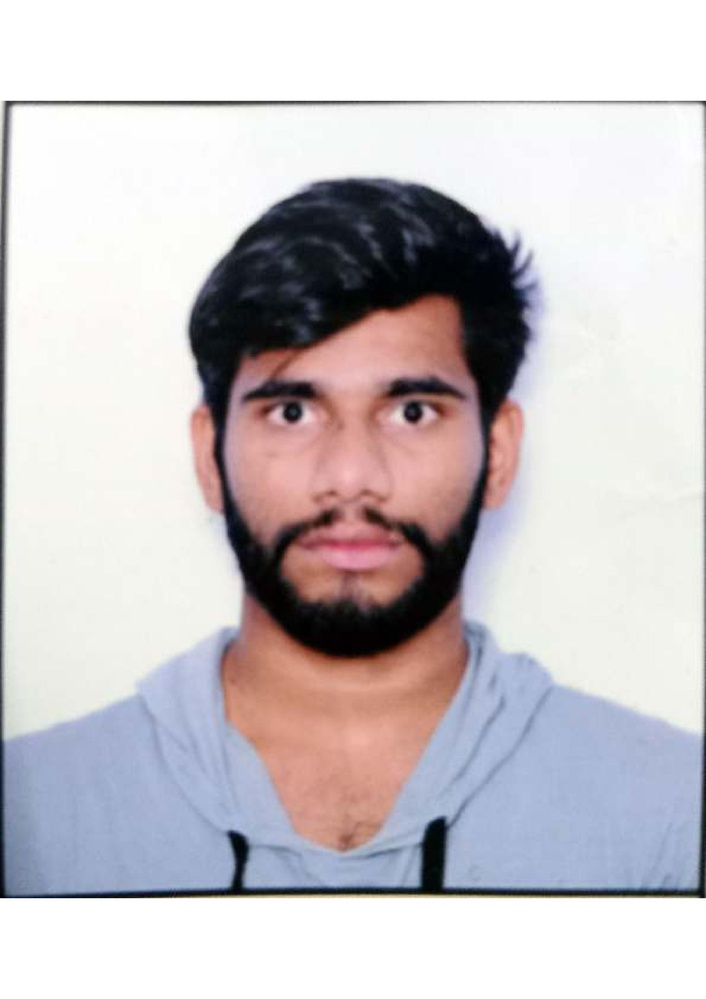
#> input picture opencv detection/Face_Anonymizer/freecompress-Photo.jpg, 706 x 999 px, shrunk from 2480 x 3509 before the run, given in place of the camera
$ python main.py
#> lines starting #> are read from the running program, lines starting #| are printed output that depends on the picture; after the words box and inside, x2 and y2 are one past the last pixel; in counts of white or black regions, pixels touching at a corner belong together
# Current frame - bedsheet + first frame = Invisible cloak
import cv2
import numpy as np

def empty(x):
    pass

cap = cv2.VideoCapture(0)
bars = cv2.namedWindow("bars")

cv2.createTrackbar("U_hue","bars",110,180,empty)
cv2.createTrackbar("U_sat","bars",255,255,empty)
cv2.createTrackbar("U_val","bars",255,255,empty)
cv2.createTrackbar("L_hue","bars",68,180,empty)
cv2.createTrackbar("L_sat","bars",55,255,empty)
cv2.createTrackbar("L_val","bars",54,255,empty)

# Capturing the initial frame for creation of background
while True:
    cv2.waitKey(1000)
    ret,int_frame = cap.read()
#> int_frame is the input picture: shape (999, 706, 3); mean B, G, R 198.5, 195.4, 200.9
    if(ret):
        break

# Start capturing the frames for actual magic!
while True:
    ret,frame =cap.read()
    inspect = cv2.cvtColor(frame,cv2.COLOR_BGR2HSV)
#> inspect: shape (999, 706, 3); mean H, S, V 50.6, 35, 209.6

    #  getting the HSV values for masking the cloak
    u_hue = cv2.getTrackbarPos("U_hue","bars")
    u_sat = cv2.getTrackbarPos("U_sat","bars")
    u_val = cv2.getTrackbarPos("U_val","bars")
    l_hue = cv2.getTrackbarPos("L_hue","bars")
    l_sat = cv2.getTrackbarPos("L_sat","bars")
    l_val = cv2.getTrackbarPos("L_val","bars")

    kernal = np.ones((3,3),np.uint8)
    upper_hsv = np.array([u_hue,u_sat,u_val])
    lower_hsv = np.array([l_hue,l_sat,l_val])

    mask = cv2.inRange(inspect,lower_hsv,upper_hsv)
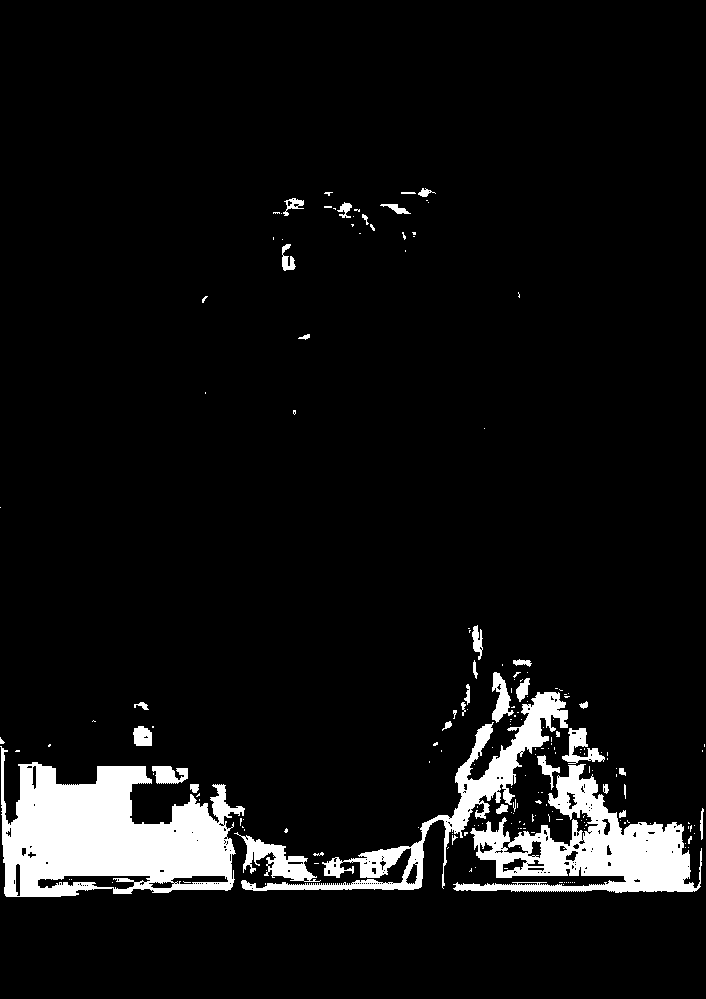
#> mask: shape (999, 706); 7% white; 193 white regions (154 under 20 px), largest, box (x1, y1, x2, y2) and area: (0, 746, 245, 897) 21882, (453, 764, 702, 893) 12891, (241, 692, 568, 891) 8235
    mask = cv2.medianBlur(mask,3)
#> mask: shape (999, 706); 7% white; 85 white regions (46 under 20 px), largest, box (x1, y1, x2, y2) and area: (0, 747, 245, 897) 21956, (454, 764, 701, 893) 12976, (241, 692, 568, 891) 8002
    mask_inv = 255-mask
    mask = cv2.dilate(mask,kernal,5)
#> mask: shape (999, 706); 8.4% white; 52 white regions (5 under 20 px), largest, box (x1, y1, x2, y2) and area: (240, 671, 703, 894) 29956, (0, 746, 246, 898) 24103, (151, 765, 189, 785) 626

    # mixing of frames in a combination to acheive the required frame
    b = frame[:,:,0]
    g = frame[:,:,1]
    r = frame[:,:,2]
    b = cv2.bitwise_and(mask_inv,b)
    g = cv2.bitwise_and(mask_inv,g)
    r = cv2.bitwise_and(mask_inv,r)
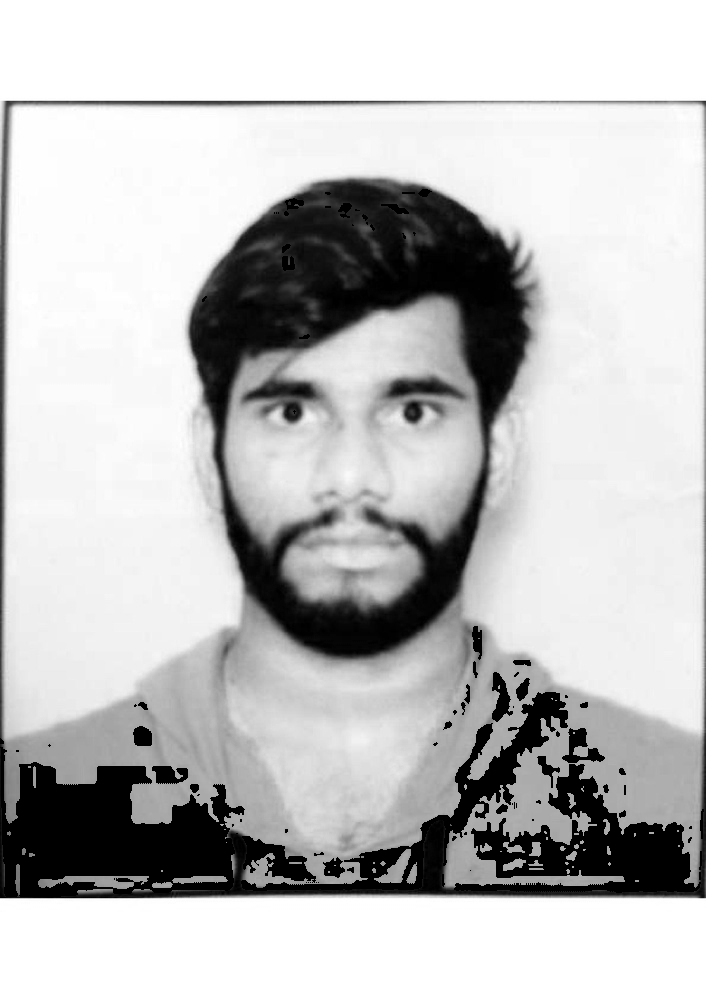
#> r: shape (999, 706); min 0, max 255, mean 190.5
    frame_inv = cv2.merge((b,g,r))
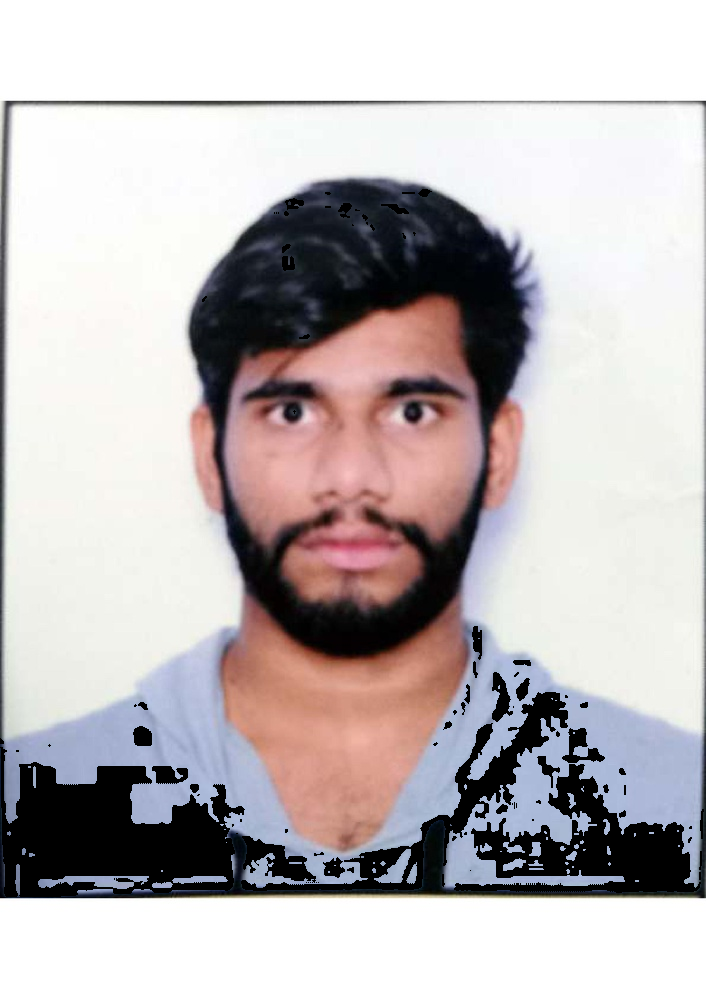
#> frame_inv: shape (999, 706, 3); mean of channels 0, 1, 2 185, 183.8, 190.5; drawn as B, G, R

    b = int_frame[:,:,0]
    g = int_frame[:,:,1]
    r = int_frame[:,:,2]
    b = cv2.bitwise_and(b,mask)
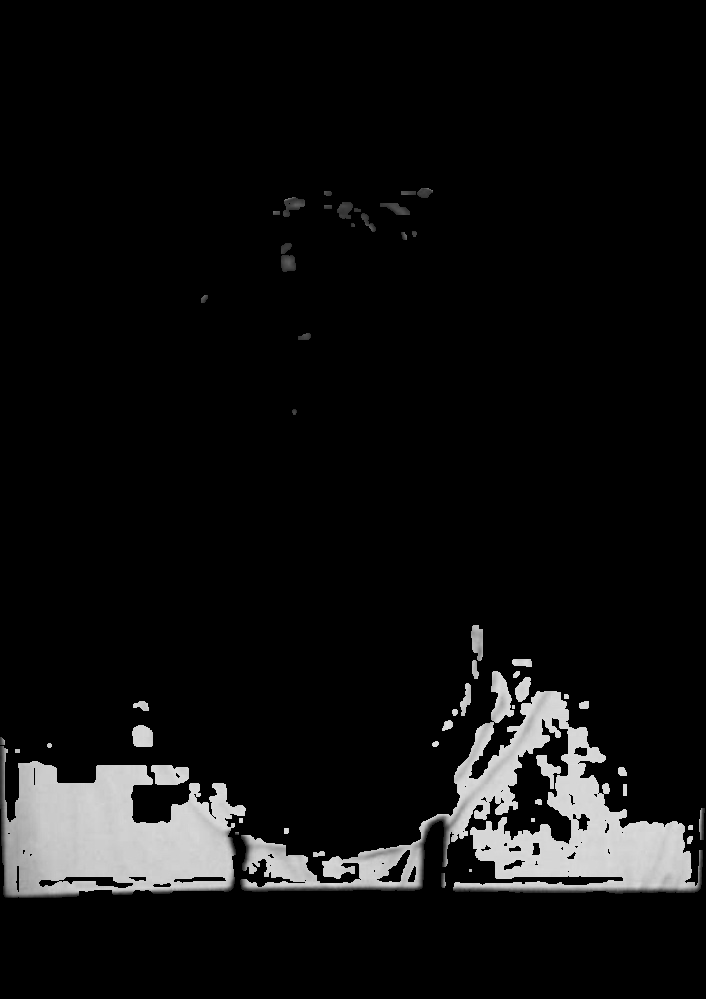
#> b: shape (999, 706); min 0, max 224, mean 16
    g = cv2.bitwise_and(g,mask)
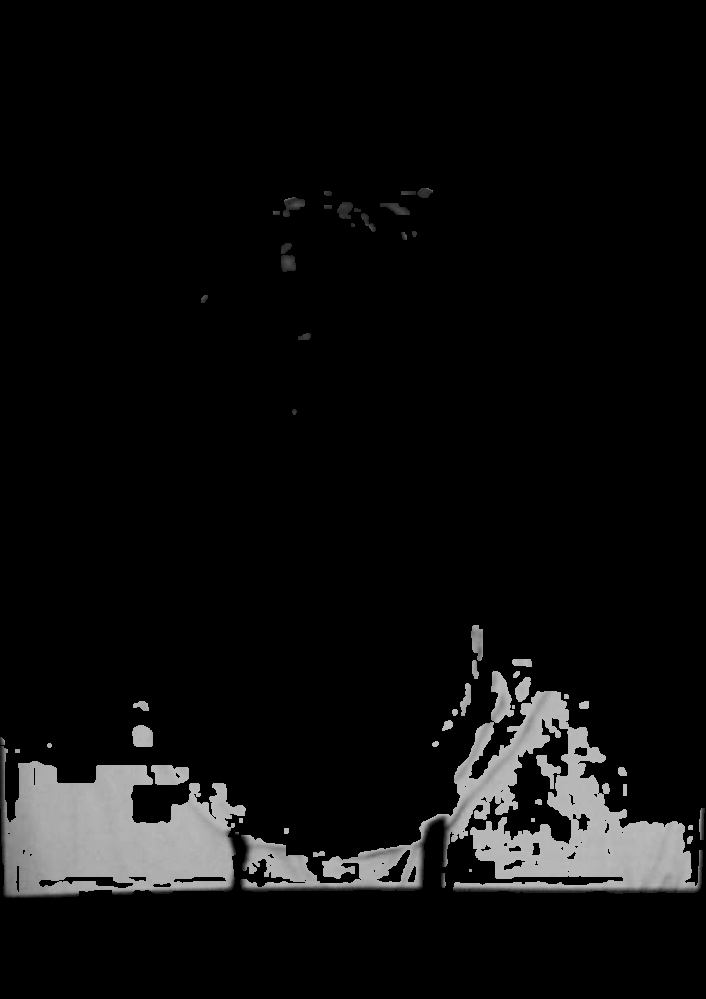
#> g: shape (999, 706); min 0, max 193, mean 13.6
    r = cv2.bitwise_and(r,mask)
    blanket_area = cv2.merge((b,g,r))
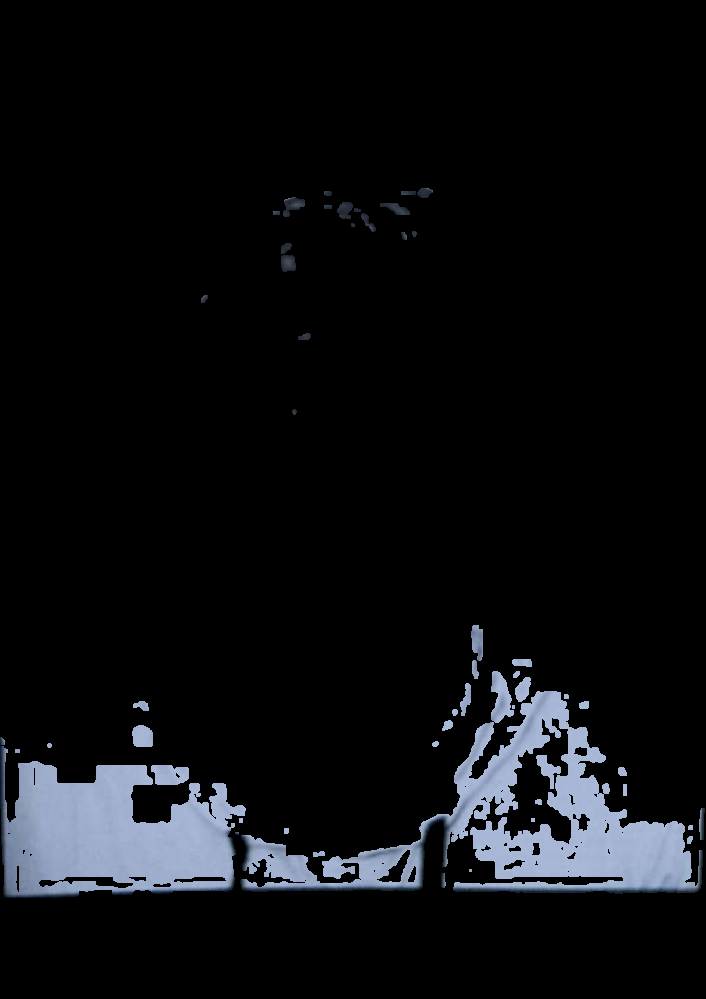
#> blanket_area: shape (999, 706, 3); mean B, G, R 16, 13.6, 12.3

    final = cv2.bitwise_or(frame_inv,blanket_area)
    cv2.imshow("Invisible",final)

    if(cv2.waitKey(3) == ord('q')):
#> (key q is pressed here)
        break;

cv2.destroyAllWindows()
cap.release()
